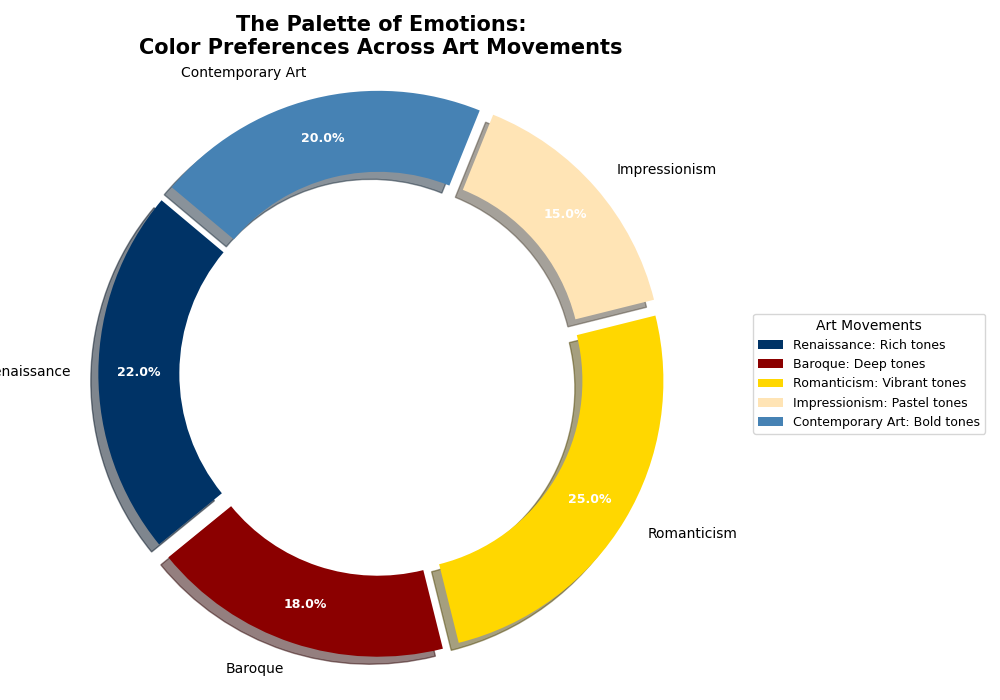

Write the Python code that produced this figure.
import matplotlib.pyplot as plt
import numpy as np

# Art movements and shuffled color usage percentages to alter content
art_movements = ['Renaissance', 'Baroque', 'Romanticism', 'Impressionism', 'Contemporary Art']
color_usage = [22, 18, 25, 15, 20]  # Preserved sum is 100, but content is shuffled

# Colors associated with each art movement
colors = ['#003366', '#8B0000', '#FFD700', '#FFE4B5', '#4682B4']

# Create the donut pie chart
fig, ax = plt.subplots(figsize=(10, 7))
wedges, texts, autotexts = ax.pie(color_usage, labels=art_movements, autopct='%1.1f%%',
                                  startangle=140, colors=colors, pctdistance=0.85,
                                  wedgeprops=dict(width=0.3), shadow=True, explode=(0.05, 0.05, 0.05, 0.05, 0.05))

# Customize autotexts
plt.setp(autotexts, size=9, weight='bold', color='white')

# Title
plt.title("The Palette of Emotions:\nColor Preferences Across Art Movements", fontsize=15, fontweight='bold')

# Draw a circle at the center
centre_circle = plt.Circle((0, 0), 0.7, fc='white')
fig.gca().add_artist(centre_circle)

# Equal aspect ratio for circular pie
ax.axis('equal')

# Legend
ax.legend(wedges, [f'{movement}: {color} tones' for movement, color in zip(art_movements, ['Rich', 'Deep', 'Vibrant', 'Pastel', 'Bold'])],
          title="Art Movements", loc="center left", bbox_to_anchor=(1, 0, 0.5, 1), fontsize=9)

# Layout adjustment
plt.tight_layout()

# Display the plot
plt.show()
